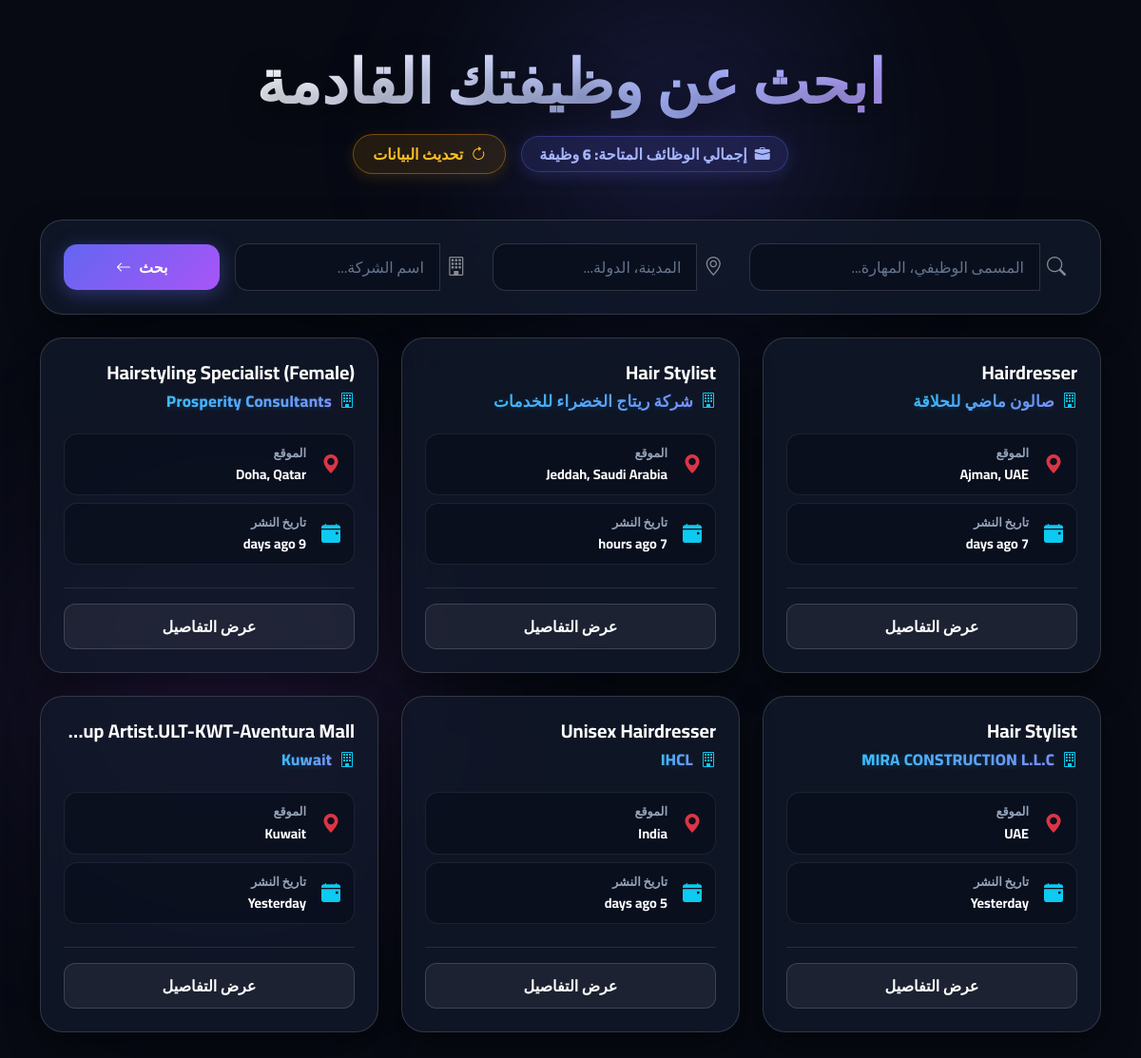
Before: / with the older database file.
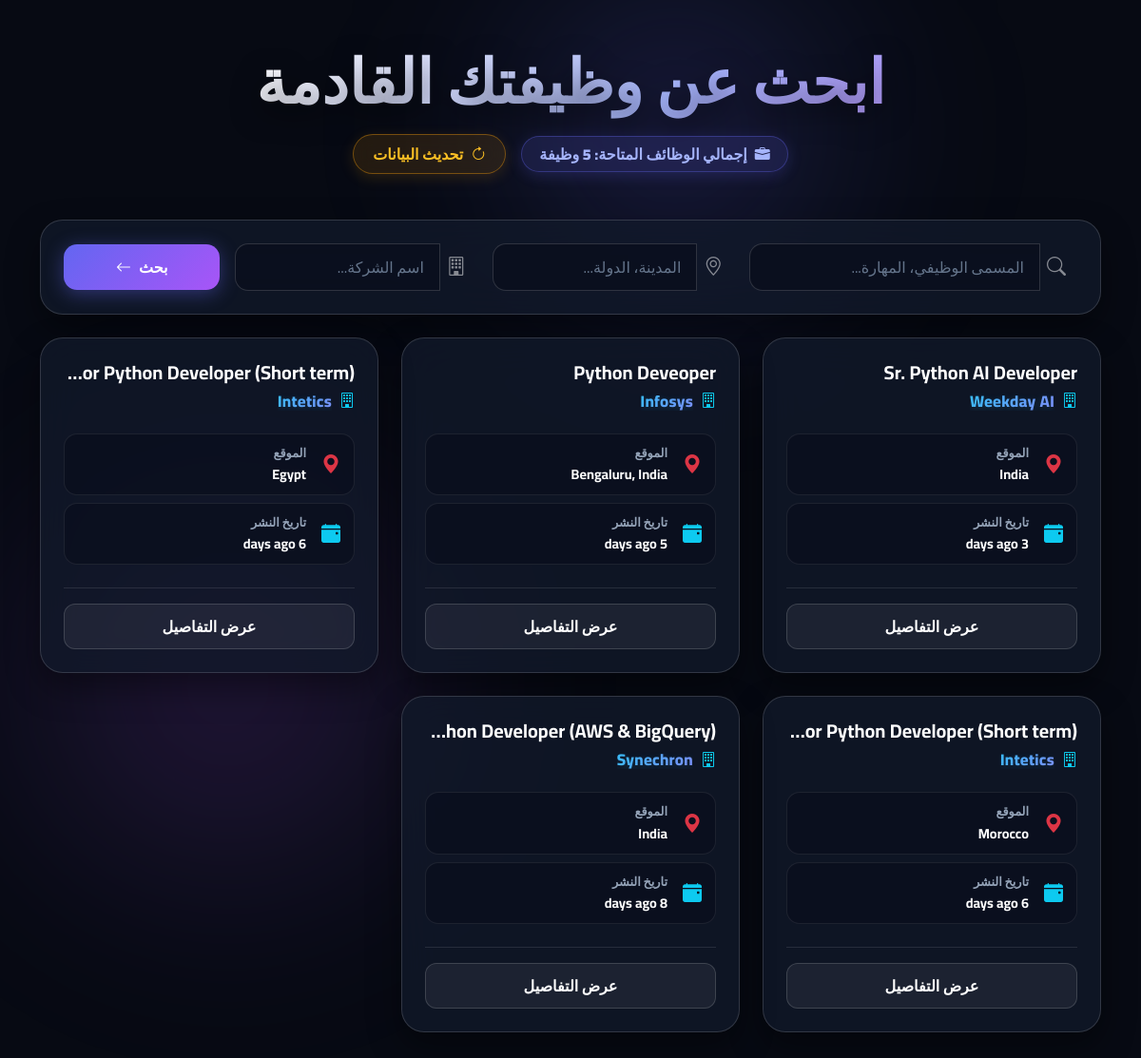
After: the same page with the newer database file.
### tables this page shows
CREATE TABLE jobs(
        
                    Job_Title TEXT,
                    The_company TEXT,
                    Description TEXT,
                    Location TEXT,
                    Published_date TEXT,
                    job_url TEXT,
                    ID INTEGER PRIMARY KEY AUTOINCREMENT);

### app.py (the view)
@app.route('/')
def jobsinfo():
    conn = get_db_connection()
    cursor = conn.cursor()
    page = request.args.get('page', 1 , type=int)
    per_page = 12
    offset = (page - 1) * per_page
    cursor.execute('SELECT COUNT(*) FROM jobs')
    total_jobs = cursor.fetchone()[0]
    total_pages = (total_jobs + (per_page - 1)) // per_page
    cursor.execute('SELECT * FROM jobs LIMIT ? OFFSET ?',(per_page , offset))
    rows = cursor.fetchall()
    conn.close()
    dectionary_jobs_list = [
        {
            'Job_Title': row[0],
            'The_company': row[1],
            'Description': row[2],
            'Location': row[3],
            'Published_date': row[4],
            'job_url': row[5],
            'job_id': row[6]
        }
        for row in rows
    ]
    return render_template(
        'index.html',
        jobs=dectionary_jobs_list,
        page=page,
        total_pages=total_pages,
        total_jobs=total_jobs
        )

### app.py (called while the page is built)
def get_db_connection():
    file_path = os.path.join(os.path.dirname(os.path.abspath(__file__)), 'JOBS.db')
    conn = sqlite3.connect(file_path)
    return conn

### templates/index.html (shortened to what this page needs)
<!DOCTYPE html>
<html lang="ar" dir="rtl">
<head>
    <link rel="stylesheet" href="https://cdn.jsdelivr.net/npm/bootstrap@5.3.2/dist/css/bootstrap.rtl.min.css">
    <link rel="stylesheet" href="https://cdn.jsdelivr.net/npm/bootstrap-icons@1.11.1/font/bootstrap-icons.css">
    <link rel="stylesheet" href="https://unpkg.com/aos@next/dist/aos.css" />
</head>
<body>
    <div class="ambient-glow glow-1"></div>
    <div class="ambient-glow glow-2"></div>
    <div class="container py-5">
        <div class="text-center mb-5" data-aos="fade-down">
            <h1 class="display-3 hero-title mb-3">ابحث عن وظيفتك القادمة</h1>
            <div class="d-flex align-items-center justify-content-center gap-3 flex-wrap">
                <div class="total-badge fs-6">
                    <i class="bi bi-briefcase-fill"></i>
                    <span>إجمالي الوظائف المتاحة: <strong>{{ total_jobs }}</strong> وظيفة</span>
                </div>
                <button type="button" class="btn btn-update-header d-inline-flex align-items-center gap-2" data-bs-toggle="modal" data-bs-target="#updateModal">
                    <i class="bi bi-arrow-clockwise"></i>
                    <span>تحديث البيانات</span>
                </button>
            </div>
        </div>
        <div class="glass-card p-4 mb-4" data-aos="fade-up">
            <form action="/search" method="GET" class="row g-3 align-items-center">
                <div class="col-lg-4 col-md-4">
                    <div class="input-group">
                        <span class="input-group-text bg-transparent border-0 text-white-50 fs-5 pe-2"><i class="bi bi-search"></i></span>
                        <input type="text" name="q" class="form-control form-control-custom" placeholder="المسمى الوظيفي، المهارة..." value="{{ search_query or '' }}">
                    </div>
                </div>
                <div class="col-lg-3 col-md-4">
                    <div class="input-group">
                        <span class="input-group-text bg-transparent border-0 text-white-50 fs-5 pe-2"><i class="bi bi-geo-alt"></i></span>
                        <input type="text" name="location" class="form-control form-control-custom" placeholder="المدينة، الدولة..." value="{{ location or '' }}">
                    </div>
                </div>
                <div class="col-lg-3 col-md-4">
                    <div class="input-group">
                        <span class="input-group-text bg-transparent border-0 text-white-50 fs-5 pe-2"><i class="bi bi-building"></i></span>
                        <input type="text" name="company" class="form-control form-control-custom" placeholder="اسم الشركة..." value="{{ company or '' }}">
                    </div>
                </div>
                <div class="col-lg-2 col-md-12">
                    <button type="submit" class="btn btn-glow w-100 d-flex align-items-center justify-content-center gap-2">
                        <span>بحث</span>
                        <i class="bi bi-arrow-left"></i>
                    </button>
                </div>
            </form>
        </div>
        <div class="row g-4">
            {% if jobs %}
                {% for job in jobs %}
                <div class="col-md-6 col-lg-4" data-aos="fade-up" data-aos-delay="50">
                    <div class="glass-card job-card p-4">
                        <div>
                            <h4 class="fw-bold text-white mb-2 fs-5 text-truncate" title="{{ job.Job_Title }}">{{ job.Job_Title }}</h4>
                            <h6 class="mb-4 d-flex align-items-center gap-2">
                                <i class="bi bi-building text-info fs-6"></i>
                                <span class="company-name-highlight text-truncate" title="{{ job.The_company }}">{{ job.The_company }}</span>
                            </h6>
                            <div class="d-flex flex-column gap-2 mb-4">
                                <div class="info-badge d-flex align-items-center gap-3">
                                    <i class="bi bi-geo-alt-fill text-danger fs-5"></i>
                                    <div>
                                        <span class="info-badge-title">الموقع</span>
                                        <strong class="info-badge-value">{{ job.Location }}</strong>
                                    </div>
                                </div>
                                <div class="info-badge d-flex align-items-center gap-3">
                                    <i class="bi bi-calendar-event-fill text-info fs-5"></i>
                                    <div>
                                        <span class="info-badge-title">تاريخ النشر</span>
                                        <strong class="info-badge-value">{{ job.Published_date }}</strong>
                                    </div>
                                </div>
                            </div>
                        </div>
                        <div class="border-top border-white border-opacity-10 pt-3">
                            <a href="/job/{{ job.job_id }}" class="btn-details text-center fw-bold">
                                عرض التفاصيل
                            </a>
                        </div>
                    </div>
                </div>
                {% endfor %}
            {% endif %}
        </div>
    </div>
</body>
</html>

### templates/index.html (style rules this page uses)
:root { --bg-main: #070a13; --card-bg: rgba(18, 26, 43, 0.75); --card-border: rgba(255, 255, 255, 0.15); --accent-blue: #6366f1; --accent-purple: #a855f7; --accent-cyan: #06b6d4; --text-main: #ffffff; --text-muted: #94a3b8; }
body { background-color: var(--bg-main); color: var(--text-main); font-family: 'Cairo', 'Plus Jakarta Sans', sans-serif; min-height: 100vh; overflow-x: hidden; position: relative; }
.ambient-glow { position: fixed; border-radius: 50%; filter: blur(90px); z-index: -1; pointer-events: none; }
.glow-1 { top: -10%; right: 20%; width: 500px; height: 500px; background: radial-gradient(circle, rgba(99, 102, 241, 0.25) 0%, transparent 70%); animation: floatGlow 12s ease-in-out infinite alternate; }
.glow-2 { bottom: 10%; left: -5%; width: 600px; height: 600px; background: radial-gradient(circle, rgba(168, 85, 247, 0.2) 0%, transparent 70%); animation: floatGlow 16s ease-in-out infinite alternate-reverse; }
.glass-card { background: var(--card-bg); backdrop-filter: blur(20px); -webkit-backdrop-filter: blur(20px); border: 1px solid var(--card-border); border-radius: 24px; box-shadow: 0 15px 35px rgba(0, 0, 0, 0.4); }
.job-card { position: relative; transition: all 0.4s cubic-bezier(0.175, 0.885, 0.32, 1.275); height: 100%; display: flex; flex-direction: column; justify-content: space-between; overflow: hidden; }
.job-card::before { content: ''; position: absolute; top: 0; right: 0; left: 0; height: 3px; background: linear-gradient(90deg, var(--accent-blue), var(--accent-purple), var(--accent-cyan)); opacity: 0; transition: opacity 0.4s ease; }
.job-card::after { content: ''; position: absolute; top: -50%; left: -50%; width: 200%; height: 200%; background: linear-gradient(45deg, transparent 45%, rgba(255, 255, 255, 0.05) 50%, transparent 55%); transform: rotate(30deg) translateY(-100%); transition: transform 0.8s ease; }
.company-name-highlight { background: linear-gradient(135deg, #38bdf8 0%, #818cf8 100%); -webkit-background-clip: text; -webkit-text-fill-color: transparent; font-weight: 800; font-size: 1.05rem; letter-spacing: 0.3px; text-shadow: 0 2px 10px rgba(56, 189, 248, 0.2); }
.hero-title { font-weight: 900; background: linear-gradient(135deg, #ffffff 20%, #a5b4fc 60%, #c084fc 100%); -webkit-background-clip: text; -webkit-text-fill-color: transparent; text-shadow: 0 10px 30px rgba(0,0,0,0.5); }
.total-badge { background: rgba(99, 102, 241, 0.15); border: 1px solid rgba(99, 102, 241, 0.35); color: #a5b4fc; padding: 6px 18px; border-radius: 50px; font-weight: 800; display: inline-flex; align-items: center; gap: 8px; box-shadow: 0 4px 15px rgba(99, 102, 241, 0.2); }
.form-control-custom { background: rgba(10, 15, 29, 0.8); border: 1px solid var(--card-border); color: #ffffff; border-radius: 14px; padding: 12px 16px; transition: all 0.3s ease; }
.form-control-custom::placeholder { color: #64748b; }
.btn-glow { background: linear-gradient(135deg, var(--accent-blue), var(--accent-purple)); border: none; color: #ffffff; font-weight: 700; border-radius: 14px; padding: 12px 24px; box-shadow: 0 4px 20px rgba(99, 102, 241, 0.4); transition: all 0.3s cubic-bezier(0.16, 1, 0.3, 1); }
.btn-update-header { background: rgba(245, 158, 11, 0.12); border: 1px solid rgba(245, 158, 11, 0.4); color: #fbbf24; font-weight: 700; border-radius: 50px; padding: 8px 20px; backdrop-filter: blur(10px); transition: all 0.3s ease; box-shadow: 0 4px 15px rgba(245, 158, 11, 0.15); }
.info-badge { background: rgba(10, 15, 29, 0.7); border: 1px solid rgba(255, 255, 255, 0.08); padding: 10px 14px; border-radius: 14px; transition: all 0.3s ease; }
.info-badge-title { color: var(--text-muted) !important; font-weight: 600; font-size: 0.8rem; display: block; }
.info-badge-value { color: #ffffff !important; font-weight: 700; font-size: 0.9rem; }
.btn-details { background: rgba(255, 255, 255, 0.06); border: 1px solid var(--card-border); color: #ffffff; border-radius: 12px; padding: 11px 16px; text-decoration: none; transition: all 0.3s ease; display: block; }

Changed rows visible on the page:
removed jobs: Job_Title "Make-up Artist.ULT-KWT-Aventura M…", The_company "Kuwait", Location "Kuwait", Published_date "Yesterday"
changed jobs: Job_Title "Hairdresser" → "Sr. Python AI Developer"; The_company "صالون ماضي للحلاقة" → "Weekday AI"; Location "Ajman, UAE" → "India"; Published_date "7 days ago" → "3 days ago"
changed jobs: Job_Title "Hair Stylist" → "Python Deveoper"; The_company "شركة ريتاج الخضراء للخدمات" → "Infosys"; Location "Jeddah, Saudi Arabia" → "Bengaluru, India"; Published_date "7 hours ago" → "5 days ago"
changed jobs: Job_Title "Hairstyling Specialist (Female)" → "Senior Python Developer (Short ter…"; The_company "Prosperity Consultants" → "Intetics"; Location "Doha, Qatar" → "Egypt"; Published_date "9 days ago" → "6 days ago"
changed jobs: Job_Title "Hair Stylist" → "Senior Python Developer (Short ter…"; The_company "MIRA CONSTRUCTION L.L.C" → "Intetics"; Location "UAE" → "Morocco"; Published_date "Yesterday" → "6 days ago"
changed jobs: Job_Title "Unisex Hairdresser" → "Python Developer (AWS & BigQue…"; The_company "IHCL" → "Synechron"; Published_date "5 days ago" → "8 days ago"
Other visible differences:
{{ total_jobs }}: "6" → "5"
